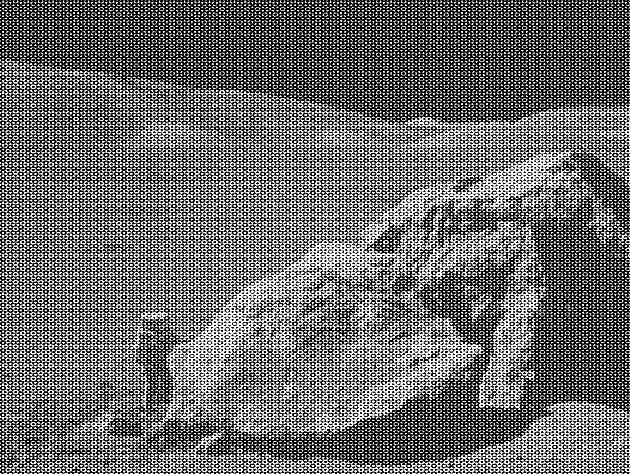
#> input picture input/noize.png, 630 x 474 px, found by its file name
$ python fft_shift_spect_v3.py
#> lines starting #> are read from the running program, lines starting #| are printed output that depends on the picture; after the words box and inside, x2 and y2 are one past the last pixel; in counts of white or black regions, pixels touching at a corner belong together
#> further down, img is the input picture: shape (474, 630); min 0, max 255, mean 108.1
import numpy as np
import matplotlib.pyplot as plt
import scipy.fftpack as sfft
import cv2
import os
from PIL import Image

output_path = "output\\"
input_path = "input\\"

#1dspect計算
def dim1_spect_func(abs_z):
    print("---------dim1_spect()---------")
    h,w = abs_z.shape
    size = min(h,w)
    center = size // 2
    len = size - center
    dim1_spect = np.zeros(len)

    for i in range(len):
        print(" i:",i)
        if(i==0):
            dim1_spect[i] = abs_z[center,center]
        else:
            sum = 0
            for j in range(h):
                for k in range(w):
                    r = (j-center)*(j-center) + (k-center)*(k-center)
                    i2 = i * i
                    next_i2 = ((i+1)*(i+1))
                    if((i2 <= r) and (r < next_i2)):
                        sum = sum + abs_z[j,k]
            dim1_spect[i] = sum

    nikist = 300
    lpi = nikist / len
    plt.figure()
    plt.style.use('dark_background')
    plt.xlabel("LineScreenFreq(lpi)")
    plt.ylabel("Power")
    plt.xticks([0,75//lpi,150//lpi,225//lpi,300//lpi],[0,75,150,225,300])
    plt.plot(dim1_spect)
    output_name = "1dim_spect.png"
    plt.savefig(output_path+output_name)
    return dim1_spect

#FFT
def fft_func(img):
    print("---------fft()---------")
    dc = np.average(img)
#> dc = 108.1
    #dc = 0
    ac_img = img - dc
    z = np.fft.fftshift(np.fft.fft2(ac_img))

    abs_z = np.abs(z)
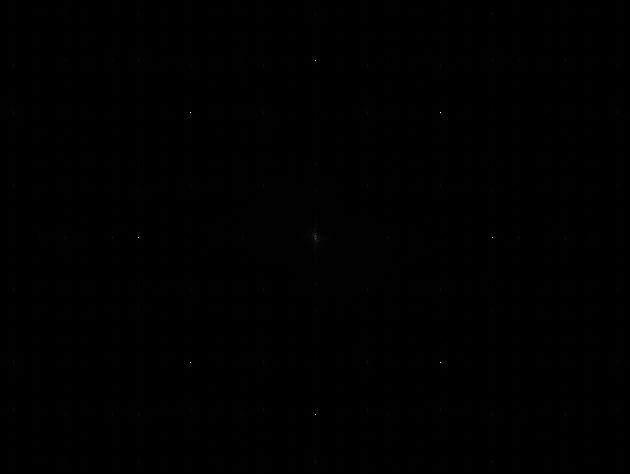
#> abs_z: shape (474, 630) float64; min 1.93e-09, max 9426692.7, mean 12946.2; drawn with min black and max white
    output_name = "fft.png"
    plt.plot(abs_z)
    plt.savefig(output_path + output_name)
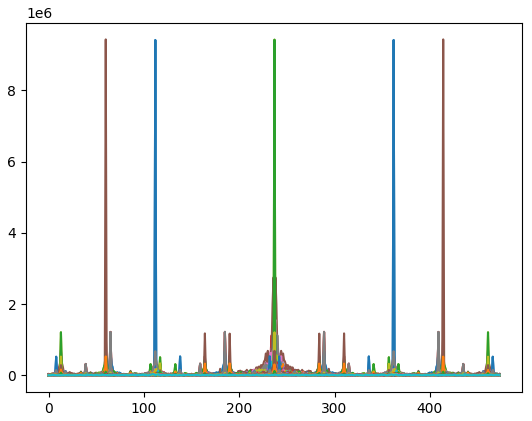
#> figure drawn by matplotlib, 1 panel; curve peaks at x = 362, y = 24407.6; curve peaks at x = 359, y = 35953.2; curve peaks at x = 360, y = 42169.6

    dim2_spect = abs_z
    dim2_spect[dim2_spect < 1] = 1
#> dim2_spect: shape (474, 630) float64; under 0.01% of pixels changed, all inside (x1, y1, x2, y2) = (315, 237, 316, 238)
    dim2_spect = 20*np.log(abs_z)
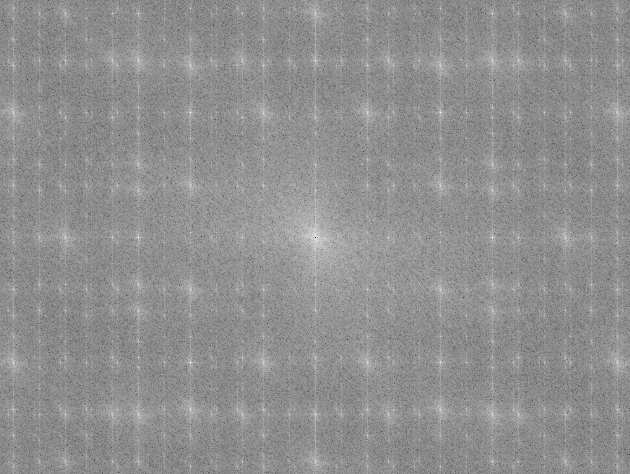
#> dim2_spect: shape (474, 630) float64; min 0, max 321.2, mean 181.5; drawn with min black and max white
    img_out = np.uint8(dim2_spect)
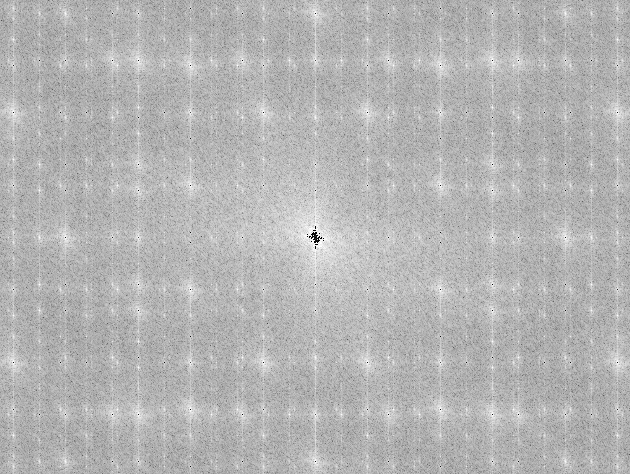
#> img_out: shape (474, 630); min 0, max 255, mean 180.8
    img_out = Image.fromarray(img_out)
    output_name = "2dspect.png"
    img_out.save(output_path + output_name)

    return abs_z,dc,dim2_spect,z

#逆fft
def ifft_func(z,dc):
    print("---------ifft()---------")
    ac_img = np.fft.ifft2(np.fft.ifftshift(z))
    img = np.abs(ac_img+dc)
    img_out = Image.fromarray(np.uint8(img))
    output_name = "ifft.png"
    img_out.save(output_path + output_name)
    return img

if __name__ == "__main__":
    #画像読み込み
    input_name = "noize.png"
    img = cv2.imread(input_path+input_name,0)

    #fft
    abs_z,dc,dim2_spect,z = fft_func(img)
#> dc = 108.1

    #1dfft
    dim1_spect = dim1_spect_func(abs_z)
#> after the loop in dim1_spect_func, `for i in range(len):`: dim1_spect = 237 values, max 31934103.6 at index 193, min 29881.1 at index 0, mean 10600193.4
#> in dim1_spect_func, `plt.savefig(output_path+output_name)`:
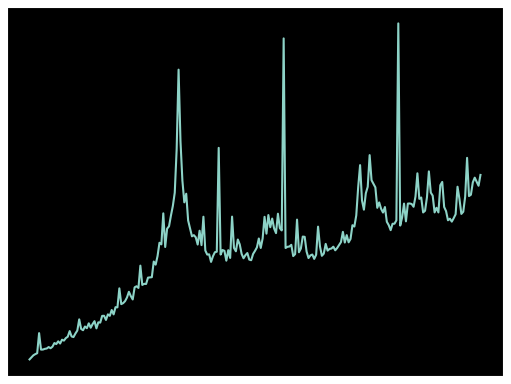
#> figure drawn by matplotlib, 1 panel; curve peaks at x = 193, y = 31934103.6

    #ifft
    ret_img = ifft_func(z,dc)
